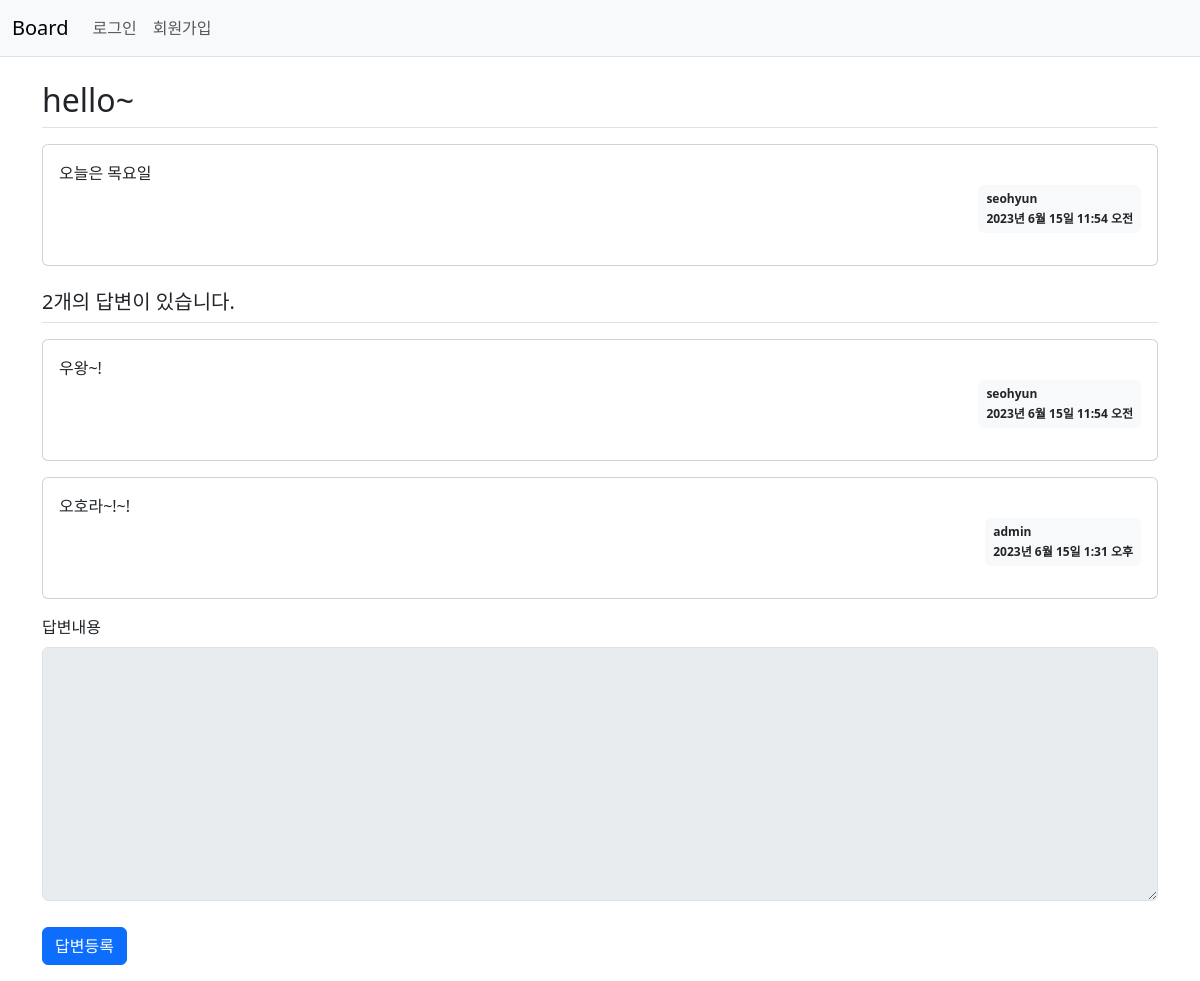
Page /board/307/ on the committed database.
### board/models.py (models this page shows, shortened)
class Question(models.Model):
    author = models.ForeignKey(User, on_delete=models.CASCADE)
    subject = models.CharField(max_length=200)
    content = models.TextField()
    created_at = models.DateTimeField()
    modified_at = models.DateTimeField(null=True, blank=True)

class Answer(models.Model):
    author = models.ForeignKey(User, on_delete=models.CASCADE)
    question = models.ForeignKey(Question, on_delete=models.CASCADE)
    content = models.TextField()
    created_at = models.DateTimeField()
    modified_at = models.DateTimeField(null=True, blank=True)

### board/views.py (the view)
# urls.py: path('<int:question_id>/', views.detail, name='detail'),  # board/int값/
def detail(request, question_id):
    question = get_object_or_404(Question, pk=question_id) # Question.objects.get(id=question_id)
    context = {'question':question}
    return render(request, 'board/question_detail.html', context)

### templates/board/question_detail.html (shortened to what this page needs)
{% extends 'base.html' %}
{% block content %}
    <div class="container my-3">
        <h2 class="border-bottom py-2">{{ question.subject }}</h2>
        <div class="card my-3">
            <div class="card-body">
                <div class="card-text" style="white-space: pre-line;">{{ question.content }}</div>
                <div class="d-flex justify-content-end">
                    <div class="badge bg-light text-dark p-2 text-start">
                        <div class="mb-2">{{ question.author.username }}</div>
                        <div>{{ question.created_at }}</div>
                    </div>
                </div>
            </div>
        </div>
        <h5 class="border-bottom my-3 py-2">{{ question.answer_set.count }}개의 답변이 있습니다.</h5>
        {% for answer in question.answer_set.all %}
        <div class="card my-3">
            <div class="card-body">
                <div class="card-text" style="white-space: pre-line;">{{ answer.content }}</div>
                <div class="d-flex justify-content-end">
                    <div class="badge bg-light text-dark p-2 text-start">
                        <div class="mb-2">{{ answer.author.username }}</div>
                        <div>{{ answer.created_at }}</div>
                    </div>
                </div>
            </div>
        </div>
        {% endfor %}
    <form action = "{% url 'board:answer_create' question.id %}" method="post" class="my-3">
        <div class="mb-3">
            <label for="content" class="form-label">답변내용</label>
            <textarea {% if not user.is_authenticated %} disabled {% endif %}
                name="content" id="content" class="form-control" rows="10"></textarea>
        </div>
        <input type="submit" value="답변등록" class="btn btn-primary">
    </form>
</div>
{% endblock %}

### static/style.css (style rules this page uses)
textarea { width:100%; }
input[type=submit] { margin-top:10px; }

### rows in the picture
Question: subject "hello~", content "오늘은 목요일", author.username "seohyun", created_at "2023년 6월 15일 11:54 오전", answer_set.count "2"
Answer: content "우왕~!", author.username "seohyun", created_at "2023년 6월 15일 11:54 오전"
Answer: content "오호라~!~!", author.username "admin", created_at "2023년 6월 15일 1:31 오후"
